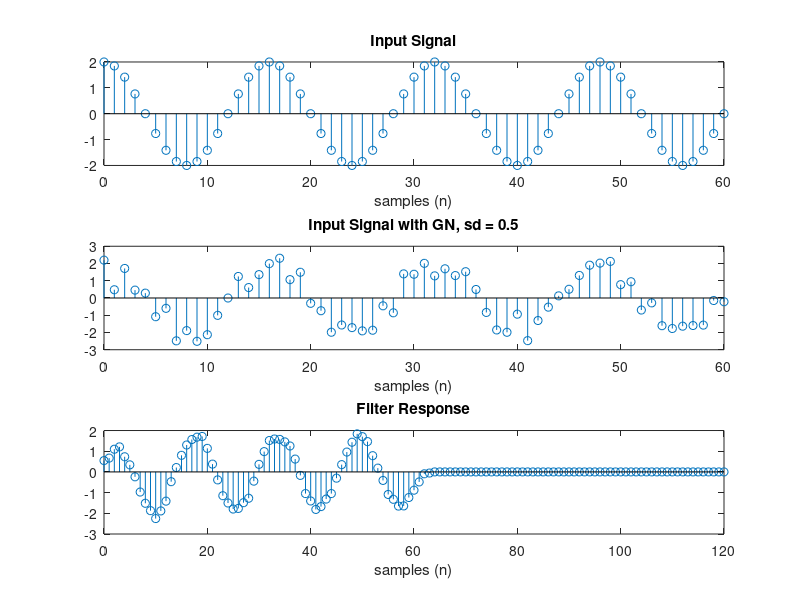

Here is the MATLAB script that generated this plot:

% s[n] = Input Signal 
n = 0:60;
s = 2*cos((pi*n)/8);
% s_n[n] = Signal s[n] with GN, sd=0.5
sd = 1/2;
s_n = s + sd*randn(size(s)) + mean(s);

% h[n] = Filter Finite Impulse Response 
M = 4;
h = n*0;
for k = 1:numel(n)
    for i = 1:M
        if (k-i == 0)
            h(k) = h(k) + 1;
        else
            h(k) = h(k) + 0;
        end
    end
    h(k) = (1/M) * h(k);
end

% y[n] = Filter Response, Input: s_n[n] 
y = conv(s_n, h);

subplot(3, 1, 1);
stem(n, s)
title("Input Signal");
xlabel("samples (n)");

subplot(3, 1, 2);
stem(n, s_n)
title("Input Signal with GN, sd = 0.5");
xlabel("samples (n)");

subplot(3, 1, 3);
k = 0:length(h) + length(s_n) - 2;
stem(k, y)
title("Filter Response");
xlabel("samples (n)");

